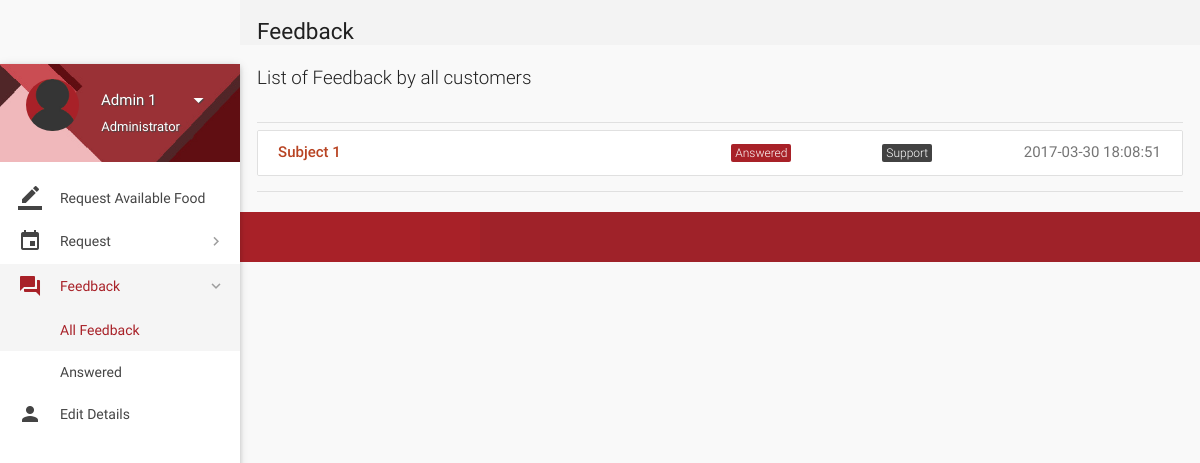
The app's page /feedback.php (signed in) with its own data.
### tables this page shows
CREATE TABLE `tickets` (
  `id` int(11) NOT NULL,
  `poster_id` int(11) NOT NULL,
  `subject` varchar(100) NOT NULL,
  `description` varchar(3000) NOT NULL,
  `status` varchar(8) NOT NULL DEFAULT 'Open',
  `type` varchar(30) NOT NULL DEFAULT 'Others',
  `date` datetime NOT NULL DEFAULT CURRENT_TIMESTAMP,
  `deleted` tinyint(4) NOT NULL DEFAULT '0'
);

### includes/connect.php (called while the page is built, shortened)
<?php
@$name = $_SESSION['name'];
@$role = $_SESSION['role'];
?>

### feedback.php (the view, shortened to what this page needs)
<?php
include 'includes/connect.php';
	if($_SESSION['admin_sid']==session_id())
	{
		?>
<!DOCTYPE html>
<html lang="en">
<head>
  <link href="css/materialize.min.css" type="text/css" rel="stylesheet" media="screen,projection">
  <link href="css/style.min.css" type="text/css" rel="stylesheet" media="screen,projection">
  <link href="css/custom/custom.min.css" type="text/css" rel="stylesheet" media="screen,projection">
  <link href="js/plugins/perfect-scrollbar/perfect-scrollbar.css" type="text/css" rel="stylesheet" media="screen,projection">
  <link href="js/plugins/data-tables/css/jquery.dataTables.min.css" type="text/css" rel="stylesheet" media="screen,projection">
</head>
<body>
  <div id="main">
    <div class="wrapper">
      <aside id="left-sidebar-nav">
        <ul id="slide-out" class="side-nav fixed leftside-navigation">
            <li class="user-details cyan darken-2">
            <div class="row">
                <div class="col col s4 m4 l4">
                    <img src="images/avatar.jpg" alt="" class="circle responsive-img valign profile-image">
                </div>
                <div class="col col s8 m8 l8">
                    <a class="btn-flat dropdown-button waves-effect waves-light white-text profile-btn" href="#" data-activates="profile-dropdown"><?php echo $name;?> <i class="mdi-navigation-arrow-drop-down right"></i></a>
                    <p class="user-roal"><?php echo $role;?></p>
                </div>
            </div>
            </li>
            <li class="bold"><a href="index.php" class="waves-effect waves-cyan"><i class="mdi-editor-border-color"></i> Request Available Food</a>
            </li>
                <li class="no-padding">
                    <ul class="collapsible collapsible-accordion">
                        <li class="bold"><a class="collapsible-header waves-effect waves-cyan"><i class="mdi-editor-insert-invitation"></i> Request</a>
                        </li>
                    </ul>
                </li>
                <li class="no-padding">
                    <ul class="collapsible collapsible-accordion">
                        <li class="bold"><a class="collapsible-header waves-effect waves-cyan active"><i class="mdi-action-question-answer"></i> Feedback</a>
                            <div class="collapsible-body">
                                <ul>
								<li class="<?php
								if(!isset($_GET['status'])){
										echo 'active';
									}?>
									"><a href="feedback.php">All Feedback</a>
                                </li>
								<?php
									$sql = mysqli_query($con, "SELECT DISTINCT status FROM tickets;");
									while($row = mysqli_fetch_array($sql)){
                                    echo '<li class='.(isset($_GET['status'])?($status == $_GET['status'] ? 'active' : ''): '').'><a href="feedback.php?status='.$row['status'].'">'.$row['status'].'</a>
                                    </li>';
									}
									?>
                                </ul>
                            </div>
                        </li>
                    </ul>
                </li>
            <li class="bold"><a href="details.php" class="waves-effect waves-cyan"><i class="mdi-social-person"></i> Edit Details</a>
            </li>
        </ul>
        </aside>
      <section id="content">
        <div id="breadcrumbs-wrapper">
          <div class="container">
            <div class="row">
              <div class="col s12 m12 l12">
                <h5 class="breadcrumbs-title">Feedback</h5>
              </div>
            </div>
          </div>
        </div>
        <div class="container">
          <p class="caption">List of Feedback by all customers</p>
          <div class="divider"></div>
									<div id="work-collections">
									<ul id="projects-collection" class="collection">
								<?php
									if(isset($_GET['status'])){
										$status = $_GET['status'];
									}
									else{
										$status = '%';
									}
									$sql = mysqli_query($con, "SELECT * FROM tickets WHERE status LIKE '$status';");
									while($row = mysqli_fetch_array($sql)){
									echo'<a href="view-ticket-admin.php?id='.$row['id'].'"class="collection-item">
                                        <div class="row">
                                            <div class="col s6">
                                                <p class="collections-title">'.$row['subject'].'</p>
                                            </div>
                                            <div class="col s2">
                                            <span class="task-cat cyan">'.$row['status'].'</span></div>
                                            <div class="col s2">
                                            <span class="task-cat grey darken-3">'.$row['type'].'</span></div>
                                            <div class="col s2">
                                            <span class="badge">'.$row['date'].'</span></div>
                                        </div>
                                    </a>';
									}
									?>
									</ul>
									</div>
            <div class="divider"></div>
          </div>
    </div>
  <footer class="page-footer">
    <div class="footer-copyright">
    </div>
  </footer>
</body>
</html>
<?php
	}
?>

### records on screen
tickets: subject "Subject 1", status "Answered", type "Support", date "2017-03-30 18:08:51"

### other values on screen
$name "Admin 1"
$role "Administrator"
$row['status'] "Answered"
